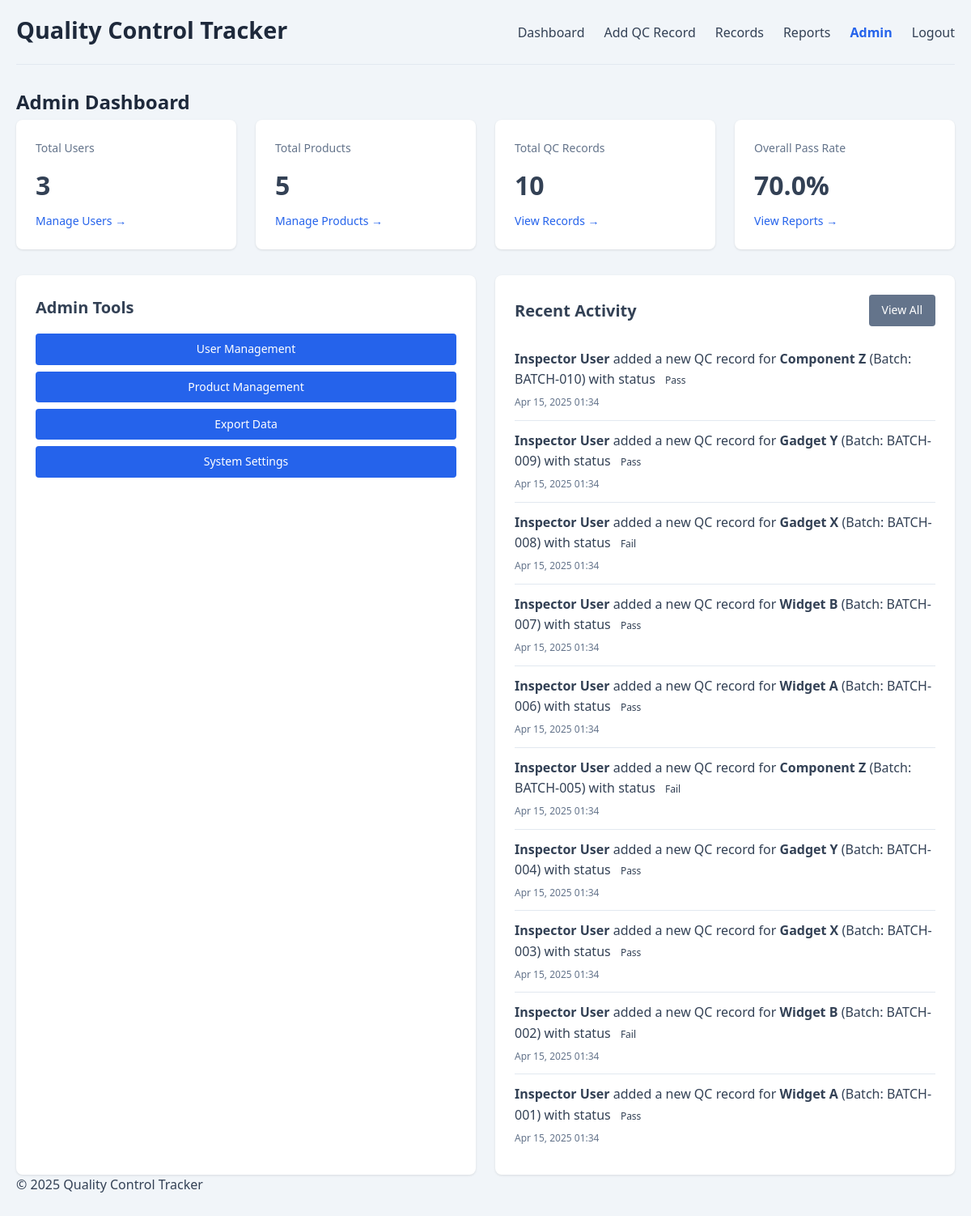
/admin.php (signed in), run on the app's committed database.
### tables this page shows
CREATE TABLE IF NOT EXISTS qc_records (
    id INT AUTO_INCREMENT PRIMARY KEY,
    product_id INT NOT NULL,
    batch_number VARCHAR(50) NOT NULL,
    inspection_date DATE NOT NULL,
    inspector_id INT NOT NULL,
    status ENUM('Pass', 'Fail') NOT NULL,
    notes TEXT,
    created_at TIMESTAMP DEFAULT CURRENT_TIMESTAMP,
    updated_at TIMESTAMP DEFAULT CURRENT_TIMESTAMP ON UPDATE CURRENT_TIMESTAMP,
    FOREIGN KEY (product_id) REFERENCES products(id),
    FOREIGN KEY (inspector_id) REFERENCES users(id)
);

CREATE TABLE IF NOT EXISTS users (
    id INT AUTO_INCREMENT PRIMARY KEY,
    username VARCHAR(50) NOT NULL UNIQUE,
    password VARCHAR(255) NOT NULL,
    name VARCHAR(100) NOT NULL,
    email VARCHAR(100) NOT NULL,
    role ENUM('admin', 'manager', 'inspector') NOT NULL DEFAULT 'inspector',
    created_at TIMESTAMP DEFAULT CURRENT_TIMESTAMP,
    updated_at TIMESTAMP DEFAULT CURRENT_TIMESTAMP ON UPDATE CURRENT_TIMESTAMP
);

CREATE TABLE IF NOT EXISTS products (
    id INT AUTO_INCREMENT PRIMARY KEY,
    name VARCHAR(100) NOT NULL,
    description TEXT,
    category VARCHAR(50),
    active BOOLEAN DEFAULT TRUE,
    created_at TIMESTAMP DEFAULT CURRENT_TIMESTAMP,
    updated_at TIMESTAMP DEFAULT CURRENT_TIMESTAMP ON UPDATE CURRENT_TIMESTAMP
);

### admin.php (the view, shortened to what this page needs)
<?php
require_once 'config.php';
$stats = [
    'total_users' => 0,
    'total_products' => 0,
    'total_records' => 0,
    'pass_rate' => 0
];
$sql = "SELECT COUNT(*) as count FROM users";
$result = $conn->query($sql);
$row = $result->fetch_assoc();
$stats['total_users'] = $row['count'];
$sql = "SELECT COUNT(*) as count FROM products";
$result = $conn->query($sql);
$row = $result->fetch_assoc();
$stats['total_products'] = $row['count'];
$sql = "SELECT COUNT(*) as count FROM qc_records";
$result = $conn->query($sql);
$row = $result->fetch_assoc();
$stats['total_records'] = $row['count'];
$sql = "SELECT
            ROUND((SUM(CASE WHEN status = 'Pass' THEN 1 ELSE 0 END) / COUNT(*)) * 100, 1) as pass_rate
        FROM qc_records";
$result = $conn->query($sql);
$row = $result->fetch_assoc();
$stats['pass_rate'] = $row['pass_rate'] ?? 0;
$sql = "SELECT
            'qc_record' as type,
            r.id,
            p.name as product_name,
            r.batch_number,
            r.status,
            u.name as user_name,
            r.created_at
        FROM qc_records r
        JOIN products p ON r.product_id = p.id
        JOIN users u ON r.inspector_id = u.id
        ORDER BY r.created_at DESC
        LIMIT 10";
$result = $conn->query($sql);
$activities = [];
while ($row = $result->fetch_assoc()) {
    $activities[] = $row;
}
?>
<!DOCTYPE html>
<html lang="en">
<head>
    <link rel="stylesheet" href="styles.css">
</head>
<body>
    <div class="container">
        <header>
            <h1>Quality Control Tracker</h1>
            <nav>
                <ul>
                    <li><a href="index.php">Dashboard</a></li>
                    <li><a href="add_record.php">Add QC Record</a></li>
                    <li><a href="records.php">Records</a></li>
                    <li><a href="reports.php">Reports</a></li>
                    <li><a href="admin.php" class="active">Admin</a></li>
                    <li><a href="?logout=1">Logout</a></li>
                </ul>
            </nav>
        </header>
        <main>
            <h2>Admin Dashboard</h2>
            <div class="admin-cards">
                <div class="admin-card">
                    <div class="admin-card-title">Total Users</div>
                    <div class="admin-card-value"><?php echo $stats['total_users']; ?></div>
                    <a href="user_management.php" class="admin-card-link">Manage Users →</a>
                </div>
                <div class="admin-card">
                    <div class="admin-card-title">Total Products</div>
                    <div class="admin-card-value"><?php echo $stats['total_products']; ?></div>
                    <a href="product_management.php" class="admin-card-link">Manage Products →</a>
                </div>
                <div class="admin-card">
                    <div class="admin-card-title">Total QC Records</div>
                    <div class="admin-card-value"><?php echo $stats['total_records']; ?></div>
                    <a href="records.php" class="admin-card-link">View Records →</a>
                </div>
                <div class="admin-card">
                    <div class="admin-card-title">Overall Pass Rate</div>
                    <div class="admin-card-value"><?php echo $stats['pass_rate']; ?>%</div>
                    <a href="reports.php" class="admin-card-link">View Reports →</a>
                </div>
            </div>
            <div class="admin-sections">
                <div class="admin-section">
                    <div class="admin-section-header">
                        <div class="admin-section-title">Admin Tools</div>
                    </div>
                    <div class="admin-tools">
                        <a href="user_management.php" class="btn btn-primary" style="margin-bottom: 0.5rem; width: 100%;">User Management</a>
                        <a href="product_management.php" class="btn btn-primary" style="margin-bottom: 0.5rem; width: 100%;">Product Management</a>
                        <a href="export.php" class="btn btn-primary" style="margin-bottom: 0.5rem; width: 100%;">Export Data</a>
                        <a href="system_settings.php" class="btn btn-primary" style="width: 100%;">System Settings</a>
                    </div>
                </div>
                <div class="admin-section">
                    <div class="admin-section-header">
                        <div class="admin-section-title">Recent Activity</div>
                        <a href="activity_log.php" class="btn">View All</a>
                    </div>
                    <ul class="activity-list">
                        <?php if (empty($activities)): ?>
                            <li class="activity-item">No recent activity.</li>
                        <?php else: ?>
                            <?php foreach ($activities as $activity): ?>
                                <li class="activity-item">
                                    <div class="activity-content">
                                        <strong><?php echo $activity['user_name']; ?></strong>
                                        added a new QC record for
                                        <strong><?php echo $activity['product_name']; ?></strong>
                                        (Batch: <?php echo $activity['batch_number']; ?>)
                                        with status
                                        <span class="status-badge <?php echo strtolower($activity['status']); ?>">
                                            <?php echo $activity['status']; ?>
                                        </span>
                                    </div>
                                    <div class="activity-meta">
                                        <?php echo date('M d, Y H:i', strtotime($activity['created_at'])); ?>
                                    </div>
                                </li>
                            <?php endforeach; ?>
                        <?php endif; ?>
                    </ul>
                </div>
            </div>
        </main>
        <footer>
            <p>&copy; <?php echo date('Y'); ?> Quality Control Tracker</p>
        </footer>
    </div>
</body>
</html>

### styles.css (style rules this page uses)
:root { --primary-color: #2563eb; --primary-hover: #1d4ed8; --secondary-color: #64748b; --secondary-hover: #475569; --success-color: #10b981; --danger-color: #ef4444; --warning-color: #f59e0b; --light-color: #f8fafc; --dark-color: #1e293b; --border-color: #e2e8f0; --background-color: #f1f5f9; --text-color: #334155; --text-muted: #64748b; }
* { margin: 0; padding: 0; box-sizing: border-box; }
body { font-family: 'Segoe UI', Tahoma, Geneva, Verdana, sans-serif; line-height: 1.6; color: var(--text-color); background-color: var(--background-color); }
.container { max-width: 1200px; margin: 0 auto; padding: 20px; }
h1, h2, h3, h4 { margin-bottom: 0.5rem; font-weight: 600; line-height: 1.2; color: var(--dark-color); }
h1 { font-size: 1.8rem; }
h2 { font-size: 1.5rem; }
p { margin-bottom: 1rem; }
a { color: var(--primary-color); text-decoration: none; }
header { display: flex; justify-content: space-between; align-items: center; margin-bottom: 2rem; padding-bottom: 1rem; border-bottom: 1px solid var(--border-color); }
nav ul { display: flex; list-style: none; }
nav ul li { margin-left: 1.5rem; }
nav ul li a { color: var(--text-color); font-weight: 500; }
nav ul li a.active { color: var(--primary-color); font-weight: 600; }
.btn { display: inline-block; padding: 0.5rem 1rem; border: none; border-radius: 0.25rem; background-color: var(--secondary-color); color: white; font-size: 0.875rem; font-weight: 500; cursor: pointer; text-align: center; transition: background-color 0.2s; }
.btn-primary { background-color: var(--primary-color); }

### admin.php (style rules this page uses)
.admin-cards { display: grid; grid-template-columns: repeat(auto-fit, minmax(250px, 1fr)); gap: 1.5rem; margin-bottom: 2rem; }
.admin-card { background-color: white; border-radius: 0.5rem; box-shadow: 0 1px 3px rgba(0, 0, 0, 0.1); padding: 1.5rem; display: flex; flex-direction: column; }
.admin-card-title { font-size: 0.875rem; color: var(--text-muted); margin-bottom: 0.5rem; }
.admin-card-value { font-size: 2rem; font-weight: 600; margin-bottom: 0.5rem; }
.admin-card-link { margin-top: auto; font-size: 0.875rem; font-weight: 500; }
.admin-sections { display: grid; grid-template-columns: repeat(auto-fit, minmax(300px, 1fr)); gap: 1.5rem; }
.admin-section { background-color: white; border-radius: 0.5rem; box-shadow: 0 1px 3px rgba(0, 0, 0, 0.1); padding: 1.5rem; }
.admin-section-header { display: flex; justify-content: space-between; align-items: center; margin-bottom: 1rem; }
.admin-section-title { font-size: 1.25rem; font-weight: 600; }
.activity-list { list-style: none; padding: 0; }
.activity-item { padding: 0.75rem 0; border-bottom: 1px solid var(--border-color); }
.activity-item:last-child { border-bottom: none; }
.activity-content { margin-bottom: 0.25rem; }
.activity-meta { font-size: 0.75rem; color: var(--text-muted); }
.status-badge { display: inline-block; padding: 0.25rem 0.5rem; border-radius: 9999px; font-size: 0.75rem; font-weight: 500; }

### data on the page
qc_records: inspector.name "Inspector User", product.name "Component Z", batch_number "BATCH-010", status "Pass", created_at "Apr 15, 2025 01:34"
qc_records: inspector.name "Inspector User", product.name "Gadget Y", batch_number "BATCH-009", status "Pass", created_at "Apr 15, 2025 01:34"
qc_records: inspector.name "Inspector User", product.name "Gadget X", batch_number "BATCH-008", status "Fail", created_at "Apr 15, 2025 01:34"
qc_records: inspector.name "Inspector User", product.name "Widget B", batch_number "BATCH-007", status "Pass", created_at "Apr 15, 2025 01:34"
qc_records: inspector.name "Inspector User", product.name "Widget A", batch_number "BATCH-006", status "Pass", created_at "Apr 15, 2025 01:34"
qc_records: inspector.name "Inspector User", product.name "Component Z", batch_number "BATCH-005", status "Fail", created_at "Apr 15, 2025 01:34"
qc_records: inspector.name "Inspector User", product.name "Gadget Y", batch_number "BATCH-004", status "Pass", created_at "Apr 15, 2025 01:34"
qc_records: inspector.name "Inspector User", product.name "Gadget X", batch_number "BATCH-003", status "Pass", created_at "Apr 15, 2025 01:34"
qc_records: inspector.name "Inspector User", product.name "Widget B", batch_number "BATCH-002", status "Fail", created_at "Apr 15, 2025 01:34"
qc_records: inspector.name "Inspector User", product.name "Widget A", batch_number "BATCH-001", status "Pass", created_at "Apr 15, 2025 01:34"

### other printed values
$stats['total_users'] "3"
$stats['total_products'] "5"
$stats['total_records'] "10"
$stats['pass_rate'] "70.0"
